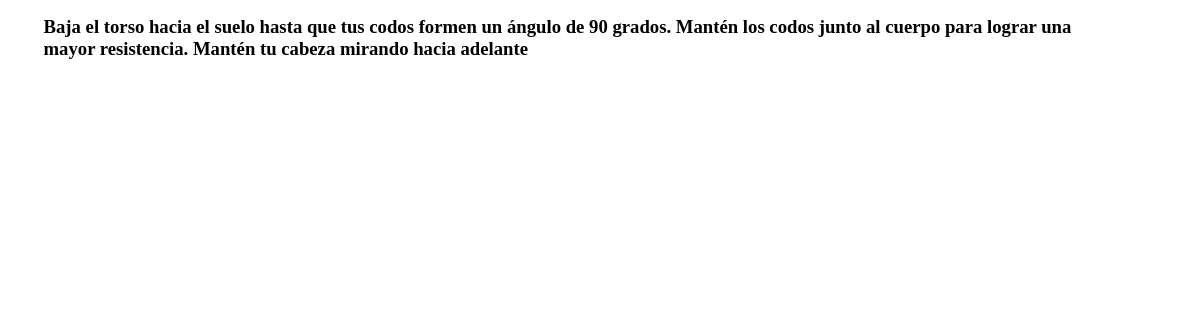
The page /vistas/buscador1.php on the database as committed earlier.
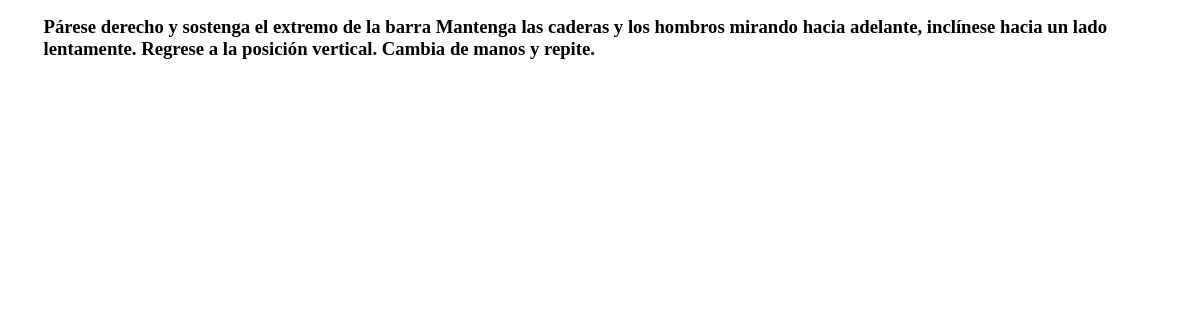
The same page on the database as committed later.
### tables this page shows
CREATE TABLE `ejercicios` (
  `nombre` varchar(40) NOT NULL,
  `descripcion` varchar(255) NOT NULL,
  `id_ejercicio` int(20) NOT NULL
);

### vistas/buscador1.php (the view, shortened to what this page needs)
<?php include("../db.php");
$conex = conectar();
?>
<?php
$buscador = mysqli_query($conex, "SELECT * FROM ejercicios WHERE id_ejercicio LIKE LOWER('%" . $_POST["s-e"] . "%')");
$resultado = mysqli_fetch_assoc($buscador)
?>
<div class="s-p">
<h3><?php echo $resultado['descripcion']?></h3>
</div>

Rows that differ between the two databases and show on the page:
removed ejercicios: descripcion "Baja el torso hacia el suelo hasta que tus codos formen un ángulo de 90 grados. Mantén los codos junto al cuerpo para lograr una mayor resistencia. Mantén tu cabeza mirando hacia adelante"
added ejercicios: descripcion "Párese derecho y sostenga el extremo de la barra Mantenga las caderas y los hombros mirando hacia adelante, inclínese hacia un lado lentamente. Regrese a la posición vertical. Cambia de manos y repite."
